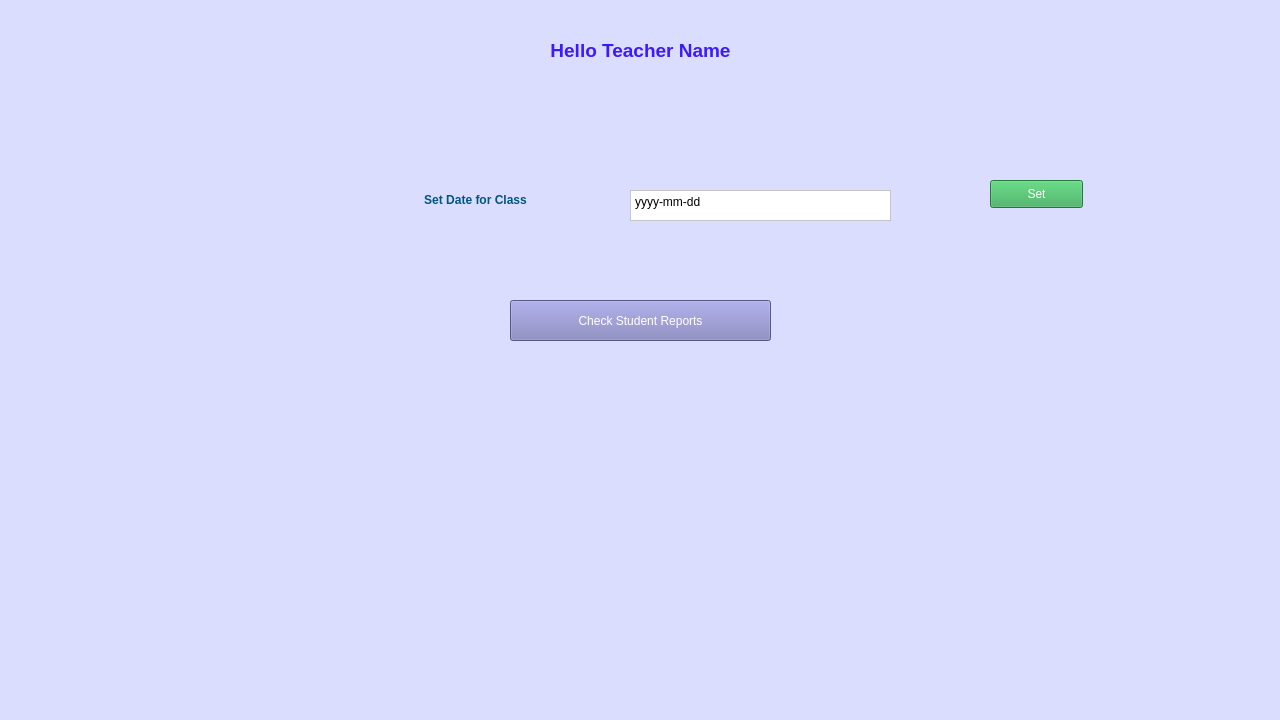
<?xml version="1.0" encoding="UTF-8"?>
<ui version="4.0">
 <class>MainWindow</class>
 <widget class="QMainWindow" name="MainWindow">
  <property name="geometry">
   <rect>
    <x>0</x>
    <y>0</y>
    <width>1280</width>
    <height>720</height>
   </rect>
  </property>
  <property name="windowTitle">
   <string>MainWindow</string>
  </property>
  <property name="styleSheet">
   <string notr="true">background-color: rgb(219, 221, 255);</string>
  </property>
  <widget class="QWidget" name="centralwidget">
   <widget class="QLabel" name="label">
    <property name="geometry">
     <rect>
      <x>340</x>
      <y>170</y>
      <width>271</width>
      <height>61</height>
     </rect>
    </property>
    <property name="styleSheet">
     <string notr="true">color: rgb(0, 85, 127);
font: 14pt &quot;Nirmala UI&quot;;</string>
    </property>
    <property name="text">
     <string>&lt;html&gt;&lt;head/&gt;&lt;body&gt;&lt;p align=&quot;center&quot;&gt;&lt;span style=&quot; font-weight:600;&quot;&gt;Set Date for Class&lt;/span&gt;&lt;/p&gt;&lt;/body&gt;&lt;/html&gt;</string>
    </property>
   </widget>
   <widget class="QLabel" name="title">
    <property name="geometry">
     <rect>
      <x>0</x>
      <y>20</y>
      <width>1281</width>
      <height>61</height>
     </rect>
    </property>
    <property name="styleSheet">
     <string notr="true">color: rgb(60, 25, 255);
qproperty-alignment: AlignCenter;
font: 95 16pt &quot;Nirmala UI&quot;;</string>
    </property>
    <property name="text">
     <string>&lt;html&gt;&lt;head/&gt;&lt;body&gt;&lt;p align=&quot;center&quot;&gt;&lt;span style=&quot; font-size:14pt; font-weight:600;&quot;&gt;Hello Teacher Name&lt;/span&gt;&lt;/p&gt;&lt;/body&gt;&lt;/html&gt;</string>
    </property>
   </widget>
   <widget class="QPushButton" name="set_class">
    <property name="geometry">
     <rect>
      <x>990</x>
      <y>180</y>
      <width>93</width>
      <height>28</height>
     </rect>
    </property>
    <property name="styleSheet">
     <string notr="true">font: 75 12pt &quot;MS Shell Dlg 2&quot;;
color: rgb(255, 255, 255);
background-color: rgb(52, 168, 83);</string>
    </property>
    <property name="text">
     <string>Set</string>
    </property>
   </widget>
   <widget class="QPushButton" name="Check_Students">
    <property name="geometry">
     <rect>
      <x>510</x>
      <y>300</y>
      <width>261</width>
      <height>41</height>
     </rect>
    </property>
    <property name="styleSheet">
     <string notr="true">font: 75 12pt &quot;MS Shell Dlg 2&quot;;
color: rgb(255, 255, 255);
background-color: rgb(123, 123, 184);</string>
    </property>
    <property name="text">
     <string>Check Student Reports</string>
    </property>
   </widget>
   <widget class="QLabel" name="error">
    <property name="geometry">
     <rect>
      <x>390</x>
      <y>430</y>
      <width>701</width>
      <height>41</height>
     </rect>
    </property>
    <property name="text">
     <string/>
    </property>
   </widget>
   <widget class="QPlainTextEdit" name="date">
    <property name="geometry">
     <rect>
      <x>630</x>
      <y>190</y>
      <width>261</width>
      <height>31</height>
     </rect>
    </property>
    <property name="cursor" stdset="0">
     <cursorShape>IBeamCursor</cursorShape>
    </property>
    <property name="styleSheet">
     <string notr="true">background-color: rgb(255, 255, 255);</string>
    </property>
    <property name="plainText">
     <string>yyyy-mm-dd</string>
    </property>
   </widget>
  </widget>
 </widget>
 <resources/>
 <connections/>
</ui>
